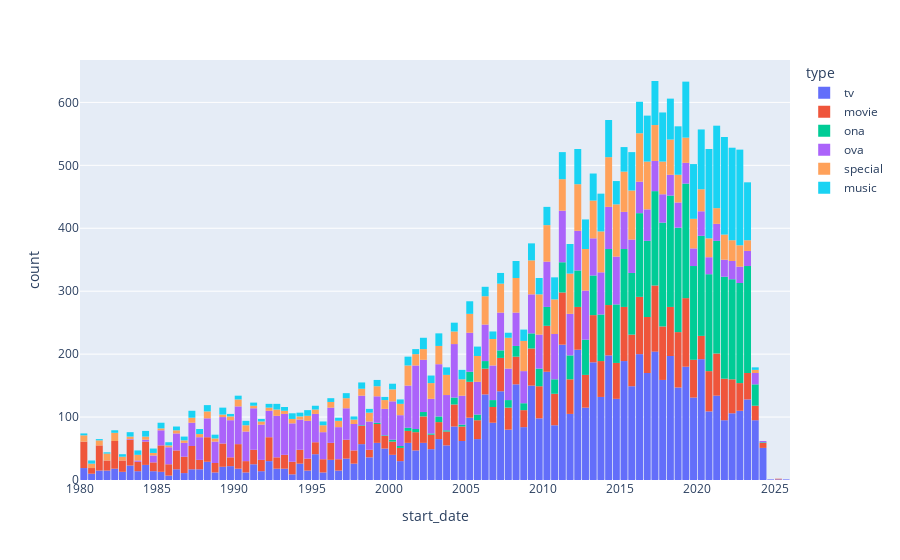

Write notebook code for a chart like this one.
### Markdown cell above
*Notes:*  So, basically interesting factors that are affecting the mean factor are : rank, popularity, num_scoring_users, ignore num_list_users for now till further investigation of difference.

### Code cell
fig = px.histogram(data[pd.to_datetime(data['start_date']).dt.year >= 1980], x='start_date', color='type')
fig.update_layout(bargap=0.1)

### Figure 1 — Plotly figure (JSON) as saved in the notebook; plotly's stock layout.template omitted (floating-point values rounded to 4 significant figures; data arrays with more than 128 entries replaced by an {"elided": "..."} marker saying what was removed)
{"data": [{"alignmentgroup": "True", "bingroup": "x", "hovertemplate": "type=tv<br>start_date=%{x}<br>count=%{y}<extra></extra>", "legendgroup": "tv", "marker": {"color": "#636efa", "pattern": {"shape": ""}}, "name": "tv", "offsetgroup": "tv", "orientation": "v", "showlegend": true, "type": "histogram", "x": {"elided": "6821 str values"}, "xaxis": "x", "yaxis": "y"}, {"alignmentgroup": "True", "bingroup": "x", "hovertemplate": "type=movie<br>start_date=%{x}<br>count=%{y}<extra></extra>", "legendgroup": "movie", "marker": {"color": "#EF553B", "pattern": {"shape": ""}}, "name": "movie", "offsetgroup": "movie", "orientation": "v", "showlegend": true, "type": "histogram", "x": {"elided": "3626 str values"}, "xaxis": "x", "yaxis": "y"}, {"alignmentgroup": "True", "bingroup": "x", "hovertemplate": "type=ona<br>start_date=%{x}<br>count=%{y}<extra></extra>", "legendgroup": "ona", "marker": {"color": "#00cc96", "pattern": {"shape": ""}}, "name": "ona", "offsetgroup": "ona", "orientation": "v", "showlegend": true, "type": "histogram", "x": {"elided": "3388 str values"}, "xaxis": "x", "yaxis": "y"}, {"alignmentgroup": "True", "bingroup": "x", "hovertemplate": "type=ova<br>start_date=%{x}<br>count=%{y}<extra></extra>", "legendgroup": "ova", "marker": {"color": "#ab63fa", "pattern": {"shape": ""}}, "name": "ova", "offsetgroup": "ova", "orientation": "v", "showlegend": true, "type": "histogram", "x": {"elided": "3992 str values"}, "xaxis": "x", "yaxis": "y"}, {"alignmentgroup": "True", "bingroup": "x", "hovertemplate": "type=special<br>start_date=%{x}<br>count=%{y}<extra></extra>", "legendgroup": "special", "marker": {"color": "#FFA15A", "pattern": {"shape": ""}}, "name": "special", "offsetgroup": "special", "orientation": "v", "showlegend": true, "type": "histogram", "x": {"elided": "2490 str values"}, "xaxis": "x", "yaxis": "y"}, {"alignmentgroup": "True", "bingroup": "x", "hovertemplate": "type=music<br>start_date=%{x}<br>count=%{y}<extra></extra>", "legendgroup": "music", "marker": {"color": "#19d3f3", "pattern": {"shape": ""}}, "name": "music", "offsetgroup": "music", "orientation": "v", "showlegend": true, "type": "histogram", "x": {"elided": "2637 str values"}, "xaxis": "x", "yaxis": "y"}], "layout": {"bargap": 0.1, "barmode": "relative", "legend": {"title": {"text": "type"}, "tracegroupgap": 0}, "margin": {"t": 60}, "xaxis": {"anchor": "y", "domain": [0, 1], "title": {"text": "start_date"}}, "yaxis": {"anchor": "x", "domain": [0, 1], "title": {"text": "count"}}}}
